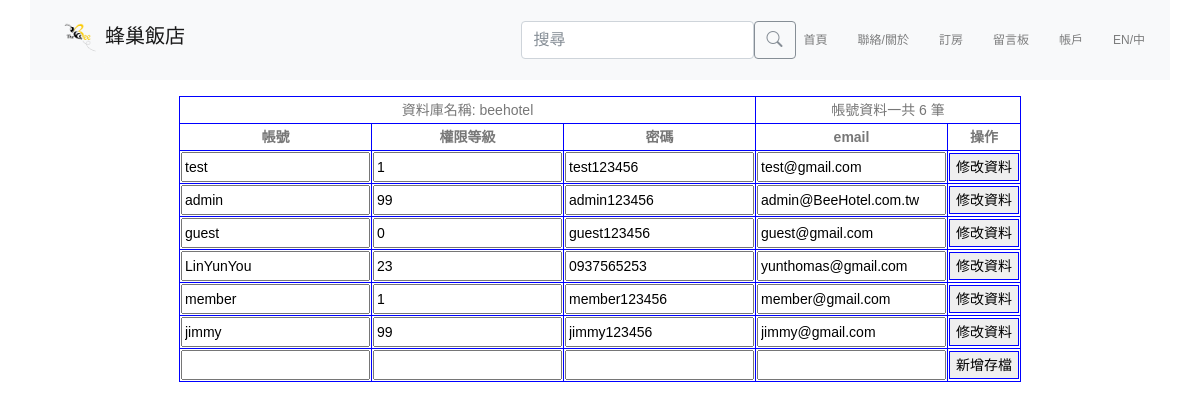
Screenshot of /backEnd.php with the database file from the repository.
### tables this page shows
CREATE TABLE `account` (
  `id` int(11) NOT NULL,
  `account` varchar(20) NOT NULL,
  `level` int(2) NOT NULL,
  `password` varchar(20) NOT NULL,
  `email` varchar(30) NOT NULL,
  `history` longtext NOT NULL DEFAULT '{}'
);

### backEnd.php (the view, shortened to what this page needs)
<?php
    $host = 'localhost';
    $user ='root';
    $access = '';
    $datagram = 'beehotel';
    $link = mysqli_connect($host,$user,$access,$datagram);
    if ( !$link ) {
        echo "連結錯誤代碼: ".mysqli_connect_errno()."<br>";
        echo "連結錯誤訊息: ".mysqli_connect_error()."<br>";
        exit();
    }
    else
    {
        mysqli_query($link, 'SET CHARACTER SET utf8');
        mysqli_query($link, "SET collation_connection = 'utf8_unicode_ci'");
        if ($result = mysqli_query($link, "SELECT * FROM account")) {
            $rows = "";
            while ($col = mysqli_fetch_assoc($result)) {
                $rows .= "
                <form action='' method='Post'>
                    <tr>
                        <td><input type='hidden' name='id' value='" . $col["id"] . "'><input type='text' name='account' value='" . $col["account"] . "'></td>
                        <td><input type='text' name='level' value='" . $col["level"] . "'></td>
                        <td><input type='text' name='password' value='" . $col["password"] . "'></td>
                        <td><input type='text' name='email' value='" . $col["email"] . "'></td>
                        <td><input type='hidden' name='operate' value='modify'><button type='submit'>修改資料</button></td>
                    </tr>
                </form>"
                ;
            };
            $num = mysqli_num_rows($result);
        }
    }
?>
<!DOCTYPE html>
<html lang="en">
<head>
    <?php include("import.php") ?>
</head>
<body>
    <?php include("nav.php") ?>
    <br><br><br><br>
    <section>
        <table>
            <tr><td colspan="3">資料庫名稱: <?php echo $datagram; ?></td><td colspan="3">帳號資料一共 <?php echo $num; ?> 筆</td></tr>
            <tr>
                <th>帳號</th>
                <th>權限等級</th>
                <th>密碼</th>
                <th>email</th>
                <th>操作</th>
            </tr>
            <?php echo $rows; ?>
            <tr>
                <form action="" method="POST">
                    <td><input type="hidden" name="id"><input type="text" name="account"></td>
                    <td><input type="text" name="level"></td>
                    <td><input type="text" name="password"></td>
                    <td><input type="text" name="email"></td>
                    <td><input type="hidden" name="operate" value="add"><button type="submit">新增存檔</button></td>
                </form>
            </tr>
        </table>
    </section>
    </body>
</html>

### css/style.css (style rules this page uses)
body { line-height: 24px; font-size: 14px; font-family: "Poppins", sans-serif; font-weight: 300; color: #777777; }
section { background: #fff; }

### backEnd.php (style rules this page uses)
table { margin: 0 auto; border: 1px blue solid; border-collapse: collapse; }
tr, td, th ,button { border: 1px blue solid; text-align: center }

### rows the page displays
account: account "test", level "1", password "test123456", email "test@gmail.com"
account: account "admin", level "99", password "admin123456", email "admin@BeeHotel.com.tw"
account: account "guest", level "0", password "guest123456", email "guest@gmail.com"
account: account "LinYunYou", level "23", password "0937565253", email "yunthomas@gmail.com"
account: account "member", level "1", password "member123456", email "member@gmail.com"
account: account "jimmy", level "99", password "jimmy123456", email "jimmy@gmail.com"

### other values shown
$datagram "beehotel"
$num "6"
